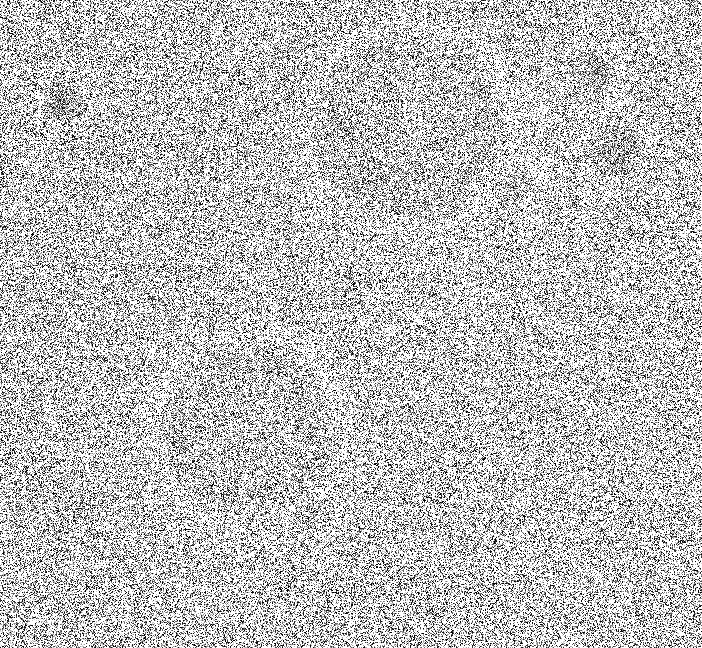
#> input picture Circulos/Circles-noisy.png, 702 x 648 px
$ jupyter execute loucura.ipynb
#> lines starting #> are read from the running program, lines starting #| are printed output that depends on the picture
[cell 1]
import cv2
# to install cv2 use: pip install opencv-python
import matplotlib.pyplot as plt
import numpy as np

[cell 2]
fname = 'Circles-noisy.png'
img = cv2.imread(fname,cv2.IMREAD_GRAYSCALE)
#> img is the input picture: shape (648, 702); min 0, max 255, mean 188.9
W,H=img.shape
#> W = 648; H = 702
print(img.shape)
#| (648, 702)
ratio=H/W
#> ratio = 1.08
fig = plt.figure(figsize=(8,8*ratio))
plt.imshow(img, cmap='gray')

[cell 3]
# OpenCV Gaussian Blur
m = 9
dImg_GaussianBlur = cv2.GaussianBlur(img,(m,m),0)
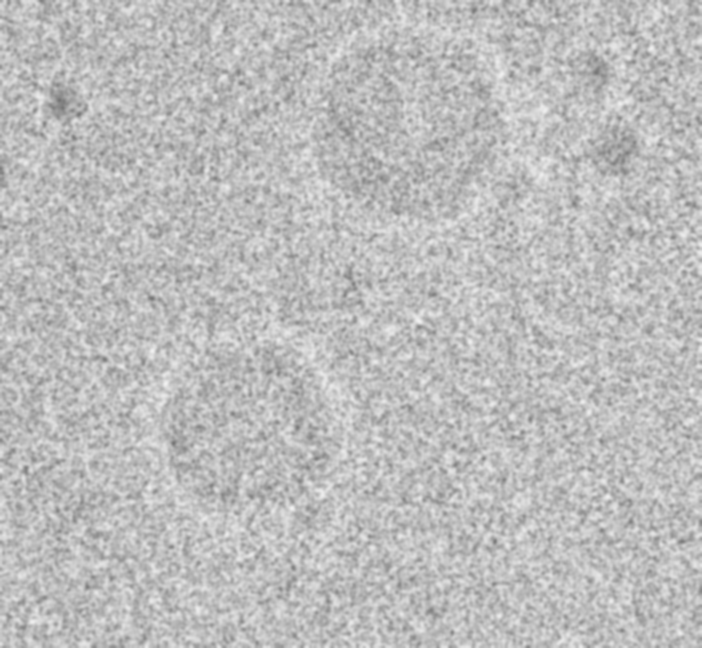
#> dImg_GaussianBlur: shape (648, 702); min 115, max 240, mean 188.9

[cell 4]
dst = cv2.fastNlMeansDenoising(dImg_GaussianBlur, None, h=21, templateWindowSize=27, searchWindowSize=51)
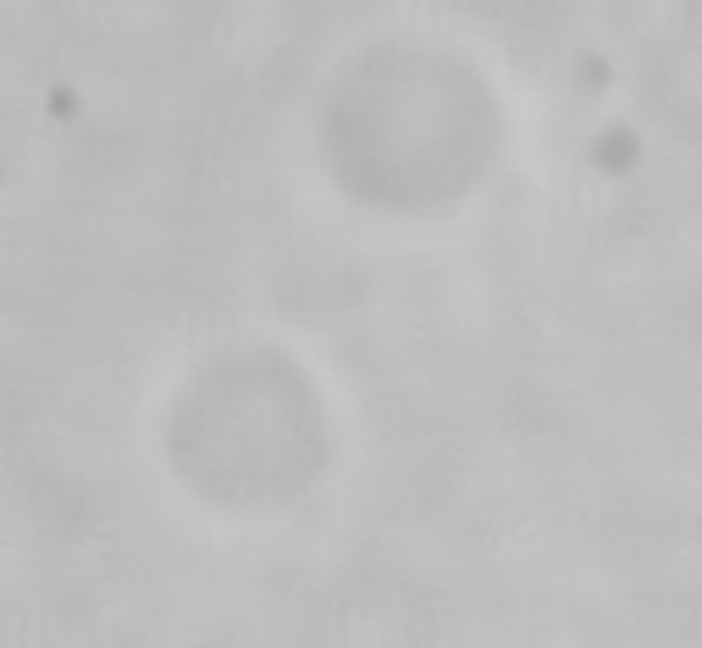
#> dst: shape (648, 702); min 160, max 201, mean 189

plt.subplot(121), plt.imshow(img, cmap='gray')
plt.title('Original Image')
plt.subplot(122), plt.imshow(dst, cmap='gray')
plt.title('Denoised Image')
plt.show()
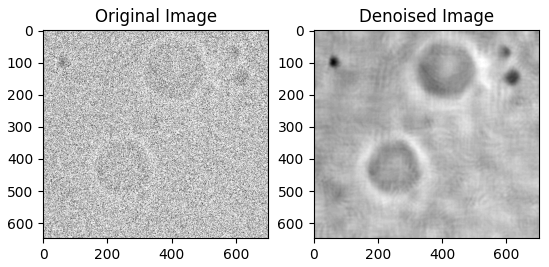
#> figure drawn by matplotlib, 2 panels

[cell 5]
# correlate
def correlate (kernel, image):
    W = image.shape[0]
#> W = 648
    H = image.shape[1]
#> H = 702
    out =np.zeros((W,H))
    a = kernel.shape[0]%2
    b = kernel.shape[1]%2
    #print (a,b)
    for y in range(b,H-b):
        for x in range(a,W-a):
            for s in range (-a,a+1):
                for t in range (-b, b+1):
                    out[x,y] += (kernel[s,t]*image[x+s,y+t])
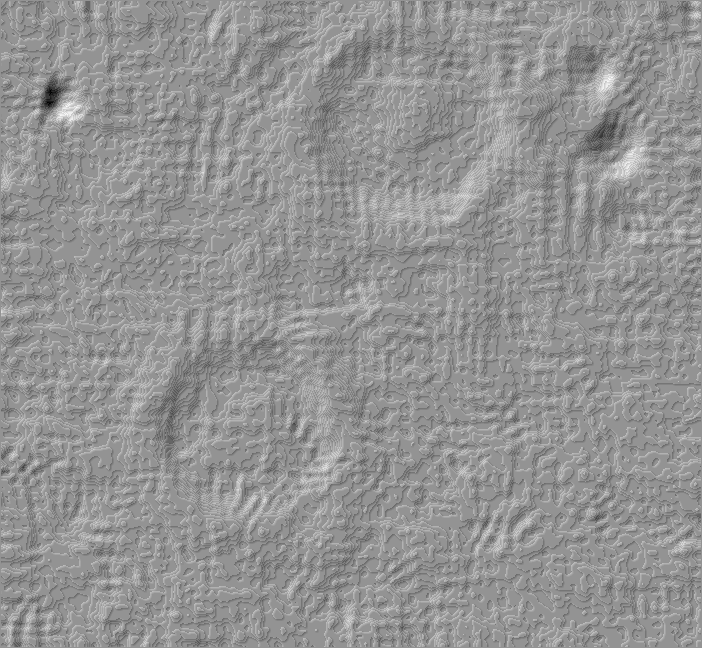
#> out: shape (648, 702) float64; min -29, max 21, mean 0; drawn with min black and max white
    return out

[cell 6]
def rescale (image):
    image = np.absolute(image)
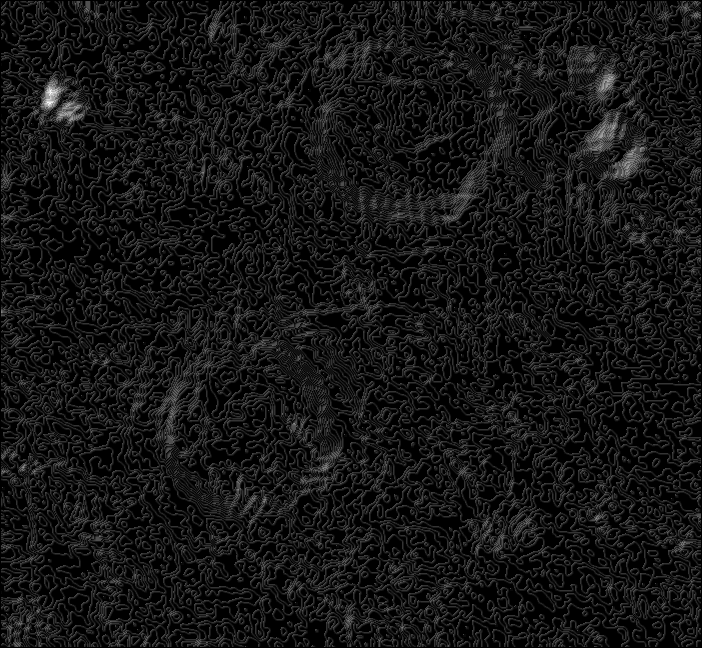
#> image: shape (648, 702) float64; min 0, max 29, mean 2.4; drawn with min black and max white
    mymin=np.amin(image)
#> mymin = 0
    mymax=np.amax(image)
#> mymax = 29
    W = image.shape[0]
#> W = 648
    H = image.shape[1]
#> H = 702
    for y in range(H):
        for x in range(W):
            image[x,y] = (image[x,y]-mymin)*256/(mymax-mymin)
    return image

[cell 7]
Laplace = np.array([[-1,-1,-1], [-1, 8, -1],[-1,-1,-1]], dtype=float)
#print(Laplace)

[cell 8]
dImg = correlate (Laplace, dst)
dImg = rescale (dImg)

[cell 9]
fig = plt.figure(figsize=(15,5))
plt.imshow(dImg, cmap='gray')

[cell 10]
# sharpen edges
eImg = 0.1*dImg + 0.9*dst

[cell 11]
fig = plt.figure(figsize=(15,5))
plt.imshow(eImg, cmap='gray')

[cell 12]
img_norm = cv2.normalize(dst, None, 0, 255, cv2.NORM_MINMAX).astype(np.uint8)
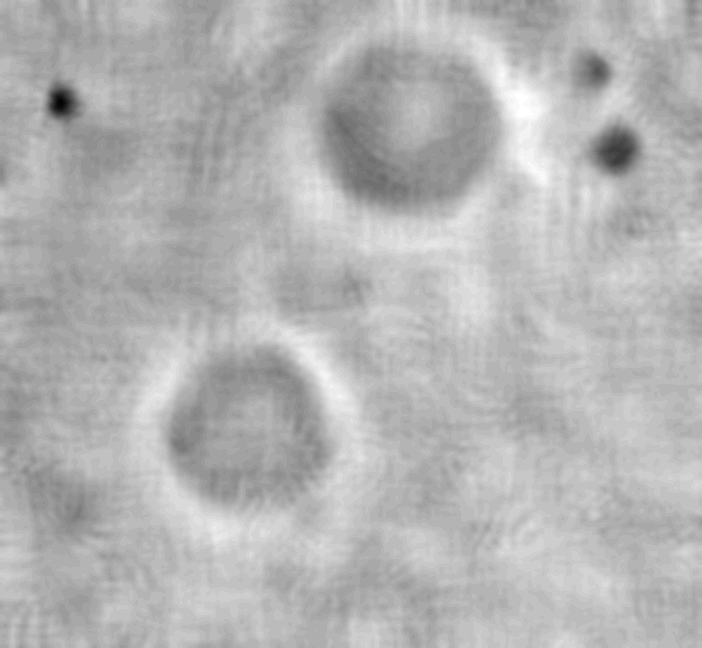
#> img_norm: shape (648, 702); min 0, max 255, mean 180.1

blur = cv2.GaussianBlur(img_norm,(5,5),0)

# 2nd parameter is the minVal for non-edges
# 3rd parameter is the maxVal for sure-edges
edges = cv2.Canny(blur,20,40)
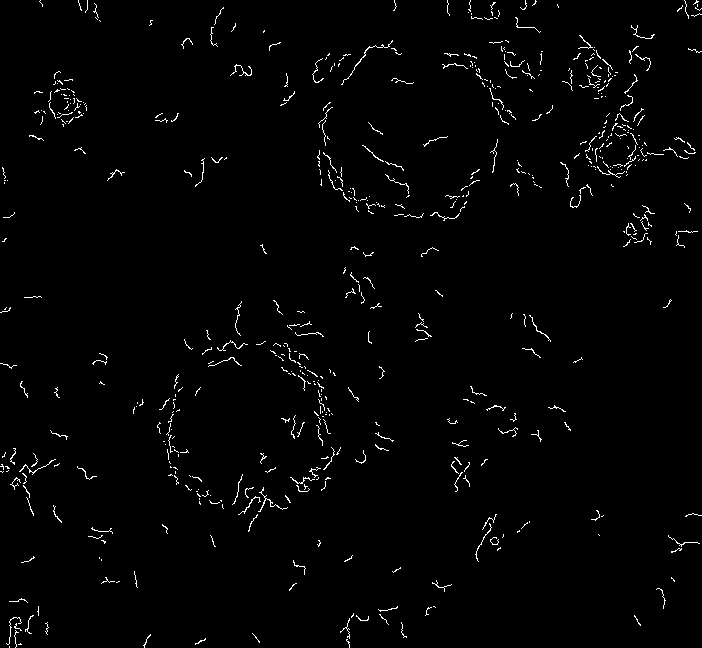
#> edges: shape (648, 702); 1.6% white in thin lines or dots

fig = plt.figure(figsize=(24,8))
plt.subplot(1,3,1),plt.imshow(dst,cmap = 'gray')
plt.title('Original'), plt.xticks([]), plt.yticks([])
plt.subplot(1,3,2),plt.imshow(edges,cmap = 'gray')
plt.title('Canny'), plt.xticks([]), plt.yticks([])
